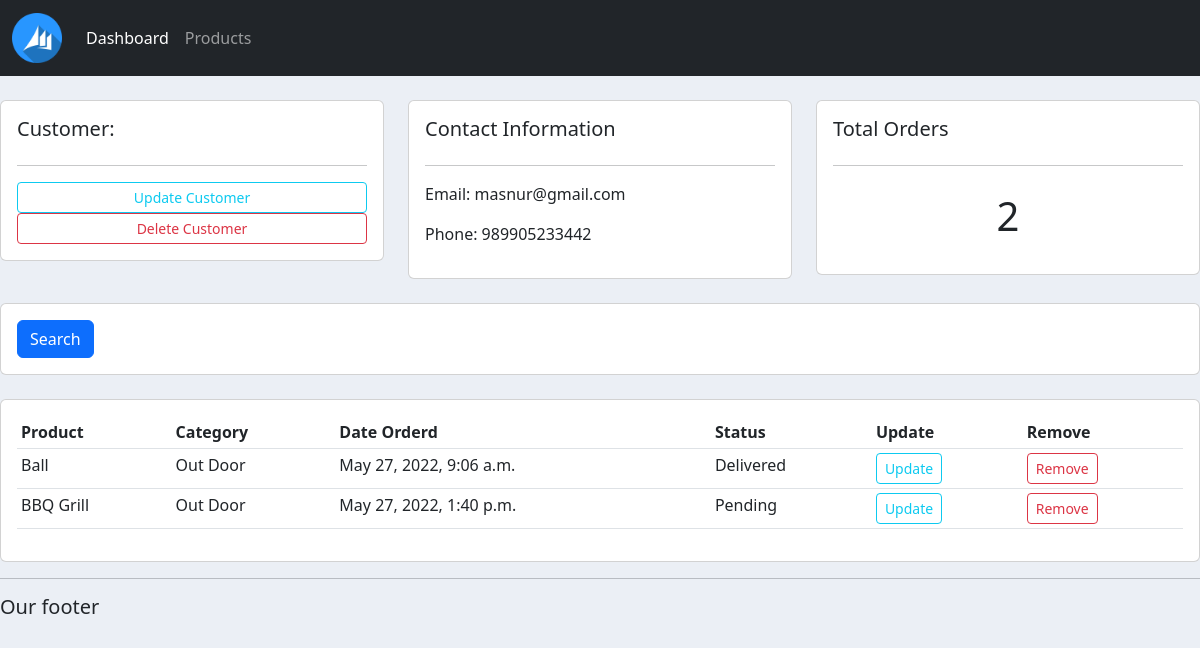
The app's page /customer/2/ with its own data.
### blog/models.py (models this page shows, shortened)
class Customer(models.Model):
    name = models.CharField(max_length=200, null=True)
    phone = models.CharField(max_length=200, null=True)
    email = models.CharField(max_length=200, null=True)
    date_created = models.DateTimeField(auto_now_add=True, null=True)

class Order(models.Model):
    STATUS = (
        ('Pending', 'Pending'),
        ('Out for delivery', 'Out for delivery'),
        ('Delivered', 'Delivered'),
    )
    customer = models.ForeignKey(
        Customer, null=True, on_delete=models.SET_NULL)
    product = models.ForeignKey(Product, null=True, on_delete=models.SET_NULL)
    date_created = models.DateTimeField(auto_now_add=True, null=True)
    status = models.CharField(max_length=200, null=True, choices=STATUS)

class Product(models.Model):
    CATEGORY = (
        ('Indoor', 'Indoor'),
        ('Out Door', 'Out Door'),
    )
    name = models.CharField(max_length=200, null=True)
    price = models.FloatField(null=True)
    category = models.CharField(max_length=200, null=True, choices=CATEGORY)
    description = models.CharField(max_length=200, null=True, blank=True)
    date_created = models.DateTimeField(auto_now_add=True, null=True)
    tags = models.ManyToManyField(Tag)
    def __str__(self):
        return self.name

### blog/views.py (the view)
# urls.py: path('customer/<str:pk_test>/', views.customer, name='customer'),
def customer(request, pk_test):
    customer = Customer.objects.get(id=pk_test)
    orders = customer.order_set.all()
    order_count = orders.count()
    context = {'customer': customer,
               'orders': orders, 'order_count': order_count}
    return render(request, 'accounts/customer.html', context)

### blog/templates/accounts/customer.html
{% extends 'accounts/main.html' %}
{% block content %}
<br>
<div class="row">
    <div class="col-md">
        <div class="card card-body">
            <h5>Customer:</h5>
            <hr>
            <a class="btn btn-outline-info  btn-sm btn-block" href="">Update Customer</a>
            <a class="btn btn-outline-danger  btn-sm btn-block" href="">Delete Customer</a>
        </div>
    </div>
    <div class="col-md">
        <div class="card card-body">
            <h5>Contact Information</h5>
            <hr>
            <p>Email: {{customer.email}}</p>
            <p>Phone: {{ customer.phone }} </p>
        </div>
    </div>
    <div class="col-md">
        <div class="card card-body">
            <h5>Total Orders</h5>
            <hr>
            <h1 style="text-align: center;padding: 10px">{{order_count}}</h1>
        </div>
    </div>
</div>
<br>
<div class="row">
    <div class="col">
        <div class="card card-body">
            <form method="get">
                <button class="btn btn-primary" type="submit">Search</button>
            </form>
        </div>
    </div>
</div>
<br>
<div class="row">
    <div class="col-md">
        <div class="card card-body">
            <table class="table table-sm">
                <tr>
                    <th>Product</th>
                    <th>Category</th>
                    <th>Date Orderd</th>
                    <th>Status</th>
                    <th>Update</th>
                    <th>Remove</th>
                </tr>
                {% for order in orders %}
                <tr>
                    <td>{{ order.product }}</td>
                    <td>{{ order.product.category }}</td>
                    <td>{{ order.date_created }}</td>
                    <td>{{ order.status }}</td>
                    <td><a class="btn btn-outline-info btn-sm" href="">Update</a></td>
                    <td><a class="btn btn-outline-danger btn-sm" href="">Remove</a></td>
                </tr>
                {% endfor %}
            </table>
        </div>
    </div>
</div>
{% endblock %}

### static/css/main.css (style rules this page uses)
body { background-color: #ebeff5; }

### records on screen
Customer: email "masnur@gmail.com", phone "989905233442"
Order: product "Ball", product.category "Out Door", date_created "May 27, 2022, 9:06 a.m.", status "Delivered"
Order: product "BBQ Grill", product.category "Out Door", date_created "May 27, 2022, 1:40 p.m.", status "Pending"

### other values on screen
{{ order_count }} "2"
